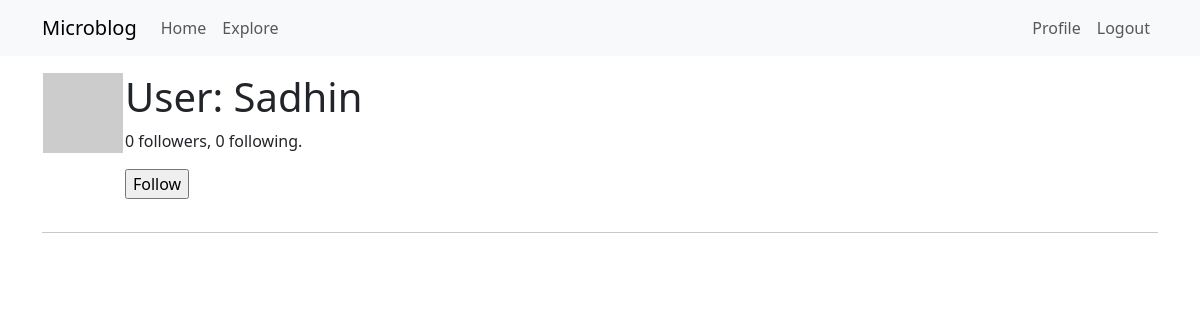
Before: /user/Sadhin (signed in) with the older database file.
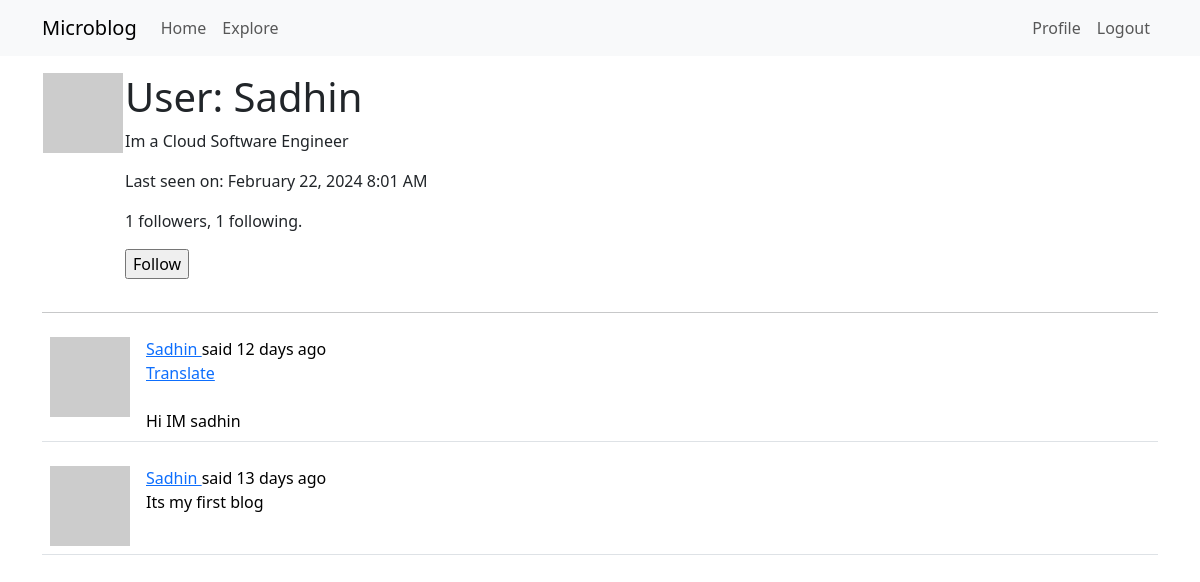
After: the same page with the newer database file.
### app/models.py (models this page shows, shortened)
class PaginatedAPIMixin(object):
    @staticmethod
    def to_collection_dict(query, page, per_page, endpoint, **kwargs):
        resources = db.paginate(query, page=page, per_page=per_page,
                                error_out=False)
        data = {
            'items': [item.to_dict() for item in resources.items],
            '_meta': {
                'page': page,
                'per_page': per_page,
                'total_pages': resources.pages,
                'total_items': resources.total
            },
            '_links': {
                'self': url_for(endpoint, page=page, per_page=per_page,
                                **kwargs),
                'next': url_for(endpoint, page=page + 1, per_page=per_page,
                                **kwargs) if resources.has_next else None,
                'prev': url_for(endpoint, page=page - 1, per_page=per_page,
                                **kwargs) if resources.has_prev else None
            }
        }
        return data

class User(PaginatedAPIMixin, UserMixin, db.Model):
    id: so.Mapped[int] = so.mapped_column(primary_key=True)
    username: so.Mapped[str] = so.mapped_column(sa.String(64), index=True, unique=True)
    email: so.Mapped[str] = so.mapped_column(sa.String(120), index=True, unique=True)
    password_hash: so.Mapped[Optional[str]] = so.mapped_column(sa.String(256))
    posts: so.WriteOnlyMapped['Post'] = so.relationship(back_populates='author')
    about_me: so.Mapped[Optional[str]] = so.mapped_column(sa.String(140))
    last_seen: so.Mapped[Optional[datetime]] = so.mapped_column(default=lambda: datetime.now(timezone.utc))
    following: so.WriteOnlyMapped['User'] = so.relationship(secondary=followers, primaryjoin=(followers.c.follower_id == id),
        secondaryjoin=(followers.c.followed_id == id), back_populates='followers')
    followers: so.WriteOnlyMapped['User'] = so.relationship(secondary=followers, primaryjoin=(followers.c.followed_id == id),
        secondaryjoin=(followers.c.follower_id == id), back_populates='following')
    token: so.Mapped[Optional[str]] = so.mapped_column(sa.String(32), index=True, unique=True)
    token_expiration: so.Mapped[Optional[datetime]]
    def avatar(self, size):
        digest = md5(self.email.lower().encode('utf-8')).hexdigest()
        return f'https://www.gravatar.com/avatar/{digest}?d=identicon&s={size}'
    def is_following(self, user):
        query = self.following.select().where(User.id == user.id)
        return db.session.scalar(query) is not None
    def followers_count(self):
        query = sa.select(sa.func.count()).select_from(
            self.followers.select().subquery())
        return db.session.scalar(query)
    def following_count(self):
        query = sa.select(sa.func.count()).select_from(
            self.following.select().subquery())
        return db.session.scalar(query)

class Post(db.Model):
    id: so.Mapped[int] = so.mapped_column(primary_key=True)
    body: so.Mapped[str]= so.mapped_column(sa.String(140))
    timestamp: so.Mapped[datetime] = so.mapped_column(index=True, default= lambda: datetime.now(timezone.utc))
    user_id: so.Mapped[int] = so.mapped_column(sa.ForeignKey(User.id),index=True)
    author: so.Mapped[User] = so.relationship(back_populates='posts')
    language: so.Mapped[Optional[str]] = so.mapped_column(sa.String(5))
    @login.user_loader
    def load_user(id):
        return db.session.get(User, int(id))

### app/main/routes.py (the view)
@bp.route('/user/<username>')
@login_required
def user(username):
    user = db.first_or_404(sa.select(User).where(User.username == username))
    page = request.args.get('page', 1, type=int)
    query = user.posts.select().order_by(Post.timestamp.desc())
    posts = db.paginate(query, page=page,
                        per_page=current_app.config['POSTS_PER_PAGE'],
                        error_out=False)
    next_url = url_for('main.user', username=user.username,
                       page=posts.next_num) if posts.has_next else None
    prev_url = url_for('main.user', username=user.username,
                       page=posts.prev_num) if posts.has_prev else None
    form = EmptyForm()
    return render_template('user.html', user=user, posts=posts.items,
                           next_url=next_url, prev_url=prev_url, form=form)

### app/main/forms.py
class EmptyForm(FlaskForm):
    submit = SubmitField('Submit')

### app/__init__.py (called while the page is built)
def get_locale():
    return request.accept_languages.best_match(current_app.config['LANGUAGES'])

### app/main/routes.py (called while the page is built)
@bp.before_app_request
def before_request():
    if current_user.is_authenticated:
        current_user.last_seen = datetime.now(timezone.utc)
        db.session.commit()
    g.locale = str(get_locale())

### app/templates/user.html (shortened to what this page needs)
{% extends "base.html" %}
{% block content %}
<table>
  <tr valign="top">
    <td><img src="{{ user.avatar(128) }}"></td>
    <td>
      <h1>User: {{ user.username }}</h1>
      {% if user.about_me %}<p>{{ user.about_me }}</p>{% endif %}
      {% if user.last_seen %}<p>Last seen on: {{ moment(user.last_seen).format('LLL') }}</p>{% endif %}
      <p>{{ user.followers_count() }} followers, {{ user.following_count() }} following.</p>
      {% if user == current_user %}
      <p><a href="{{ url_for('main.edit_profile') }}">Edit your profile</a></p>
      {% elif not current_user.is_following(user) %}
      <p>
      <form action="{{ url_for('main.follow', username=user.username) }}" method="post">
        {{ form.submit(value='Follow') }}
      </form>
      </p>
      {% endif %}
    </td>
  </tr>
</table>
<hr>
{% for post in posts %}
{% include '_post.html' %}
{% endfor %}
{% endblock %}

### app/templates/base.html (shortened to what this page needs)
<!doctype html>
<html lang="en">
<head>
  <link href="https://cdn.jsdelivr.net/npm/bootstrap@5.3.2/dist/css/bootstrap.min.css" rel="stylesheet"
>
</head>
<body>
  <nav class="navbar navbar-expand-lg bg-body-tertiary">
    <div class="container">
      <a class="navbar-brand" href="{{ url_for('main.index') }}">Microblog</a>
      <div class="collapse navbar-collapse" id="navbarSupportedContent">
        <ul class="navbar-nav me-auto mb-2 mb-lg-0">
          <li class="nav-item">
            <a class="nav-link" aria-current="page" href="{{ url_for('main.index') }}">Home</a>
          </li>
          <li class="nav-item">
            <a class="nav-link" aria-current="page" href="{{ url_for('main.explore') }}">Explore</a>
          </li>
        </ul>
        <ul class="navbar-nav mb-2 mb-lg-0">
          {% if current_user.is_anonymous %}
          <li class="nav-item">
            <a class="nav-link" aria-current="page" href="{{ url_for('auth.login') }}">Login</a>
          </li>
          {% else %}
          <li class="nav-item">
            <a class="nav-link" aria-current="page"
              href="{{ url_for('main.user', username=current_user.username) }}">Profile</a>
          </li>
          <li class="nav-item">
            <a class="nav-link" aria-current="page" href="{{ url_for('auth.logout') }}">Logout</a>
          </li>
          {% endif %}
        </ul>
      </div>
    </div>
  </nav>
  <div class="container mt-3">
    {% block content %}{% endblock %}
  </div>
</body>
</html>

### app/templates/_post.html (shortened to what this page needs)
<table class="table table-hover">
  <tr>
    <td width="70px">
      <a href="{{ url_for('main.user', username=post.author.username) }}">
        <img src="{{ post.author.avatar(70) }}" />
      </a>
    </td>
    <td>
      {{ _('%(username)s said %(when)s',
      username=user_link, when=moment(post.timestamp).fromNow()) }}
      <br>
      {% if post.language and post.language != g.locale %}
      <a href="#">{{ _('Translate') }}</a>
      <br>
      <br>
      {% endif %}
      {{ post.body }}
    </td>
  </tr>
</table>

Changed rows visible on the page:
changed User "Sadhin": about_me (not shown) → "Im a Cloud Software Engineer"; last_seen (not shown) → "February 22, 2024 8:01 AM"
added Post: body "Hi IM sadhin"
added Post: body "Its my first blog"
Other visible differences:
{{ user.followers_count() }}: "0" → "1"
{{ user.following_count() }}: "0" → "1"
text now shown: "Last seen on:"
